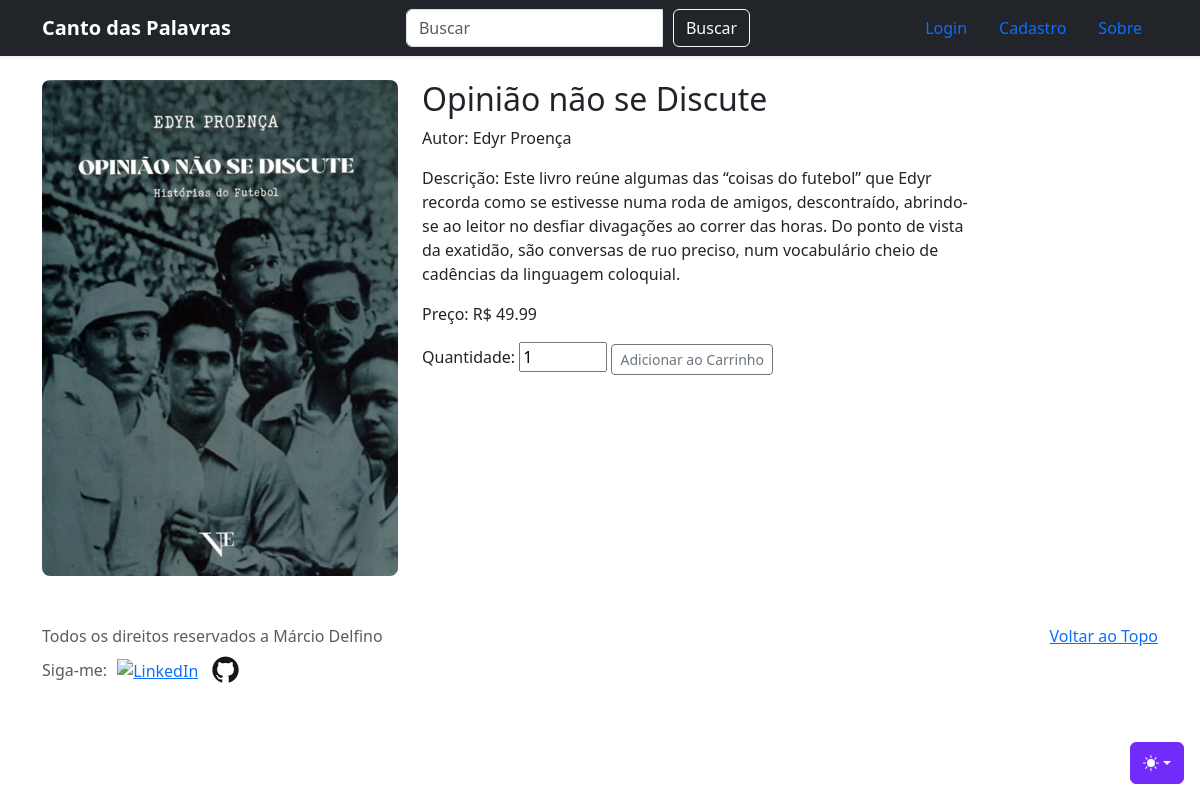
Page /clientes/detalheslivro.php?id=22 on the committed database.
### tables this page shows
CREATE TABLE `livros` (
  `idlivro` int(11) NOT NULL,
  `nomelivro` varchar(255) NOT NULL,
  `nomeautor` varchar(255) NOT NULL,
  `descricao` text NOT NULL,
  `preco` decimal(7,2) NOT NULL,
  `tema` varchar(255) NOT NULL,
  `imagem` varchar(500) NOT NULL
);

### clientes/detalheslivro.php (the view, shortened to what this page needs)
<?php
require_once('../src/conexao-bd.php');
if (isset($_GET['id'])) {
    $iddolivro = $_GET['id'];
    $stmt = $pdo->prepare("SELECT * FROM livros WHERE idlivro = :id");
    $stmt->bindParam(':id', $iddolivro);
    $stmt->execute();
    $livro = $stmt->fetch(PDO::FETCH_ASSOC);
} else {
    echo "ID do livro não fornecido.";
}
?>
<?php include '../shared/header.php'; ?>
<link href="../assets/dist/css/styles_detalheslivro.css" rel="stylesheet">
<main>
  <section>
    <br>
    <div class="container">
        <div class="row">
            <div class="col-md-4">
                <img src="<?= "../" .  $livro['imagem']; ?>" class="card-img-top" alt="Capa do Livro">
            </div>
            <div class="col-md-6">
                <h2><?= $livro['nomelivro']; ?></h2>
                <p>Autor: <?= $livro['nomeautor']; ?></p>
                <p>Descrição: <?= $livro['descricao']; ?></p>
                <p>Preço: R$ <?= $livro['preco']; ?></p>
                <form action="<?php echo isset($_SESSION['idusuario']) ? 'carrinhobd.php' : '../autenticacao/login.php'; ?>" method="post">
                  <label for="quantidade">Quantidade:</label>
                  <input type="number" id="quantidade" name="quantidade" value="1" min="1" max="10">
                  <button type="submit" class="btn btn-sm btn-outline-secondary btn-add-cart">
                      <?= isset($_SESSION['idusuario']) ? 'Adicionar ao Carrinho' : 'Adicionar ao Carrinho'; ?>
                  </button>
                </form>
            </div>
        </div>
    </div>
  </section>
</main>
<?php include '../shared/footer.php'; ?>

### rows in the picture
livros: imagem (picture), nomelivro "Opinião não se Discute", nomeautor "Edyr Proença", descricao "Este livro reúne algumas das “coisas do futebol” que Edyr recorda como se estivesse numa roda de amigos, descontraído, abrindo-se ao leitor no desfiar divagações ao correr das horas. Do ponto de vista da exatidão, são conversas de ruo preciso, num vocabulário cheio de cadências da linguagem coloquial.", preco "49.99"
